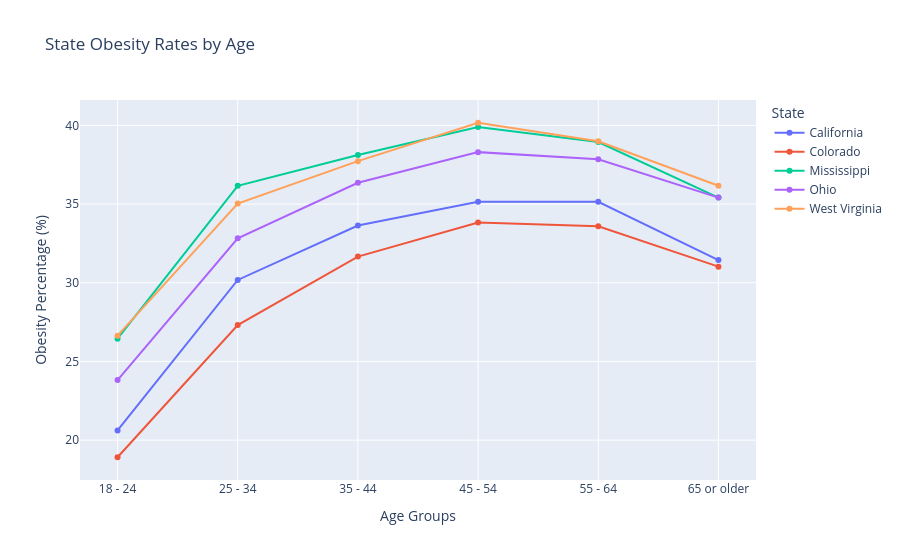

Write notebook code for a chart like this one.
### Code cell
states = plot_filtered_npa["State"].unique()

fig1 = go.Figure()

# Add one trace per state
for state in states:
    state_npa = plot_filtered_npa[plot_filtered_npa["State"] == state]
    
    fig1.add_trace(
        go.Scatter(
            x=state_npa["Age_yrs"],
            y=state_npa["Data_Value"],
            mode="lines+markers",
            name=state,
            visible=(state == states[0])  
        )
    )

# Create dropdown buttons
buttons = []

for i, state in enumerate(states):
    visibility = [False] * len(states)
    visibility[i] = True
    
    buttons.append(
        dict(
            label=state,
            method="update",
            args=[
                {"visible": visibility},
                {"title": "Obesity Rates by Age in {state}"}
            ]
        )
    )
# Add dropdown to layout
fig1.update_layout(
    title="Obesity Rates by Age in {states[0]}",
    xaxis_title="Age Group",
    yaxis_title="Obesity Rate (%)",
    updatemenus=[
        dict(
            active=0,
            buttons=buttons,
            x=1.15,
            y=1
        )
    ]
)

fig1 = px.line(
    plot_filtered_npa,
    x="Age_yrs",
    y="Data_Value",
    color="State",
    markers="true",
    labels={'Data_Value': 'Obesity Percentage (%)', 'Age_yrs': 'Age Groups'},
    title="State Obesity Rates by Age",
 )

fig1.show()

### Figure 1 — Plotly figure (JSON) as saved in the notebook; plotly's stock layout.template omitted (floating-point values rounded to 4 significant figures)
{"data": [{"hovertemplate": "State=California<br>Age Groups=%{x}<br>Obesity Percentage (%)=%{y}<extra></extra>", "legendgroup": "California", "line": {"color": "#636efa", "dash": "solid"}, "marker": {"symbol": "circle"}, "mode": "lines+markers", "name": "California", "orientation": "v", "showlegend": true, "type": "scatter", "x": ["18 - 24", "25 - 34", "35 - 44", "45 - 54", "55 - 64", "65 or older"], "xaxis": "x", "y": [20.62, 30.18, 33.64, 35.14, 35.14, 31.44], "yaxis": "y"}, {"hovertemplate": "State=Colorado<br>Age Groups=%{x}<br>Obesity Percentage (%)=%{y}<extra></extra>", "legendgroup": "Colorado", "line": {"color": "#EF553B", "dash": "solid"}, "marker": {"symbol": "circle"}, "mode": "lines+markers", "name": "Colorado", "orientation": "v", "showlegend": true, "type": "scatter", "x": ["18 - 24", "25 - 34", "35 - 44", "45 - 54", "55 - 64", "65 or older"], "xaxis": "x", "y": [18.91, 27.31, 31.66, 33.83, 33.59, 31.02], "yaxis": "y"}, {"hovertemplate": "State=Mississippi<br>Age Groups=%{x}<br>Obesity Percentage (%)=%{y}<extra></extra>", "legendgroup": "Mississippi", "line": {"color": "#00cc96", "dash": "solid"}, "marker": {"symbol": "circle"}, "mode": "lines+markers", "name": "Mississippi", "orientation": "v", "showlegend": true, "type": "scatter", "x": ["18 - 24", "25 - 34", "35 - 44", "45 - 54", "55 - 64", "65 or older"], "xaxis": "x", "y": [26.44, 36.16, 38.12, 39.89, 38.94, 35.41], "yaxis": "y"}, {"hovertemplate": "State=Ohio<br>Age Groups=%{x}<br>Obesity Percentage (%)=%{y}<extra></extra>", "legendgroup": "Ohio", "line": {"color": "#ab63fa", "dash": "solid"}, "marker": {"symbol": "circle"}, "mode": "lines+markers", "name": "Ohio", "orientation": "v", "showlegend": true, "type": "scatter", "x": ["18 - 24", "25 - 34", "35 - 44", "45 - 54", "55 - 64", "65 or older"], "xaxis": "x", "y": [23.82, 32.83, 36.35, 38.3, 37.84, 35.41], "yaxis": "y"}, {"hovertemplate": "State=West Virginia<br>Age Groups=%{x}<br>Obesity Percentage (%)=%{y}<extra></extra>", "legendgroup": "West Virginia", "line": {"color": "#FFA15A", "dash": "solid"}, "marker": {"symbol": "circle"}, "mode": "lines+markers", "name": "West Virginia", "orientation": "v", "showlegend": true, "type": "scatter", "x": ["18 - 24", "25 - 34", "35 - 44", "45 - 54", "55 - 64", "65 or older"], "xaxis": "x", "y": [26.64, 35.03, 37.73, 40.17, 38.99, 36.17], "yaxis": "y"}], "layout": {"legend": {"title": {"text": "State"}, "tracegroupgap": 0}, "title": {"text": "State Obesity Rates by Age"}, "xaxis": {"anchor": "y", "domain": [0, 1], "title": {"text": "Age Groups"}}, "yaxis": {"anchor": "x", "domain": [0, 1], "title": {"text": "Obesity Percentage (%)"}}}}
